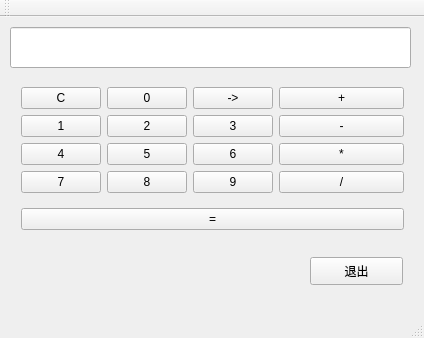
<?xml version="1.0" encoding="UTF-8"?>
<ui version="4.0">
 <class>MainWindow</class>
 <widget class="QMainWindow" name="MainWindow">
  <property name="geometry">
   <rect>
    <x>0</x>
    <y>0</y>
    <width>424</width>
    <height>338</height>
   </rect>
  </property>
  <property name="windowTitle">
   <string>MainWindow</string>
  </property>
  <widget class="QWidget" name="centralWidget">
   <widget class="QLineEdit" name="lineEdit">
    <property name="geometry">
     <rect>
      <x>10</x>
      <y>10</y>
      <width>401</width>
      <height>41</height>
     </rect>
    </property>
   </widget>
   <widget class="QPushButton" name="pushButton_exit">
    <property name="geometry">
     <rect>
      <x>310</x>
      <y>240</y>
      <width>93</width>
      <height>28</height>
     </rect>
    </property>
    <property name="text">
     <string>退出</string>
    </property>
   </widget>
   <widget class="QWidget" name="">
    <property name="geometry">
     <rect>
      <x>10</x>
      <y>50</y>
      <width>405</width>
      <height>184</height>
     </rect>
    </property>
    <layout class="QVBoxLayout" name="verticalLayout_4">
     <item>
      <layout class="QHBoxLayout" name="horizontalLayout_5">
       <item>
        <layout class="QVBoxLayout" name="verticalLayout_2">
         <item>
          <layout class="QHBoxLayout" name="horizontalLayout_4">
           <item>
            <widget class="QPushButton" name="pushButton_clean">
             <property name="text">
              <string>C</string>
             </property>
            </widget>
           </item>
           <item>
            <widget class="QPushButton" name="pushButton_0">
             <property name="text">
              <string>0</string>
             </property>
            </widget>
           </item>
           <item>
            <widget class="QPushButton" name="pushButton_delete">
             <property name="text">
              <string>-&gt;</string>
             </property>
            </widget>
           </item>
          </layout>
         </item>
         <item>
          <layout class="QVBoxLayout" name="verticalLayout">
           <item>
            <layout class="QHBoxLayout" name="horizontalLayout">
             <item>
              <widget class="QPushButton" name="pushButton_one">
               <property name="text">
                <string>1</string>
               </property>
              </widget>
             </item>
             <item>
              <widget class="QPushButton" name="pushButton_two">
               <property name="text">
                <string>2</string>
               </property>
              </widget>
             </item>
             <item>
              <widget class="QPushButton" name="pushButton_three">
               <property name="text">
                <string>3</string>
               </property>
              </widget>
             </item>
            </layout>
           </item>
           <item>
            <layout class="QHBoxLayout" name="horizontalLayout_2">
             <item>
              <widget class="QPushButton" name="pushButton_four">
               <property name="text">
                <string>4</string>
               </property>
              </widget>
             </item>
             <item>
              <widget class="QPushButton" name="pushButton_5">
               <property name="text">
                <string>5</string>
               </property>
              </widget>
             </item>
             <item>
              <widget class="QPushButton" name="pushButton_6">
               <property name="text">
                <string>6</string>
               </property>
              </widget>
             </item>
            </layout>
           </item>
           <item>
            <layout class="QHBoxLayout" name="horizontalLayout_3">
             <item>
              <widget class="QPushButton" name="pushButton_7">
               <property name="text">
                <string>7</string>
               </property>
              </widget>
             </item>
             <item>
              <widget class="QPushButton" name="pushButton_8">
               <property name="text">
                <string>8</string>
               </property>
              </widget>
             </item>
             <item>
              <widget class="QPushButton" name="pushButton_9">
               <property name="text">
                <string>9</string>
               </property>
              </widget>
             </item>
            </layout>
           </item>
          </layout>
         </item>
        </layout>
       </item>
       <item>
        <layout class="QVBoxLayout" name="verticalLayout_3">
         <item>
          <widget class="QPushButton" name="pushButton_plus">
           <property name="text">
            <string>+</string>
           </property>
          </widget>
         </item>
         <item>
          <widget class="QPushButton" name="pushButton_jian">
           <property name="text">
            <string>-</string>
           </property>
          </widget>
         </item>
         <item>
          <widget class="QPushButton" name="pushButton_chen">
           <property name="text">
            <string>*</string>
           </property>
          </widget>
         </item>
         <item>
          <widget class="QPushButton" name="pushButton_chu">
           <property name="text">
            <string>/</string>
           </property>
          </widget>
         </item>
        </layout>
       </item>
      </layout>
     </item>
     <item>
      <widget class="QPushButton" name="pushButton_equel">
       <property name="text">
        <string>=</string>
       </property>
      </widget>
     </item>
    </layout>
   </widget>
  </widget>
  <widget class="QMenuBar" name="menuBar">
   <property name="geometry">
    <rect>
     <x>0</x>
     <y>0</y>
     <width>424</width>
     <height>26</height>
    </rect>
   </property>
  </widget>
  <widget class="QToolBar" name="mainToolBar">
   <attribute name="toolBarArea">
    <enum>TopToolBarArea</enum>
   </attribute>
   <attribute name="toolBarBreak">
    <bool>false</bool>
   </attribute>
  </widget>
  <widget class="QStatusBar" name="statusBar"/>
 </widget>
 <layoutdefault spacing="6" margin="11"/>
 <resources/>
 <connections/>
</ui>
